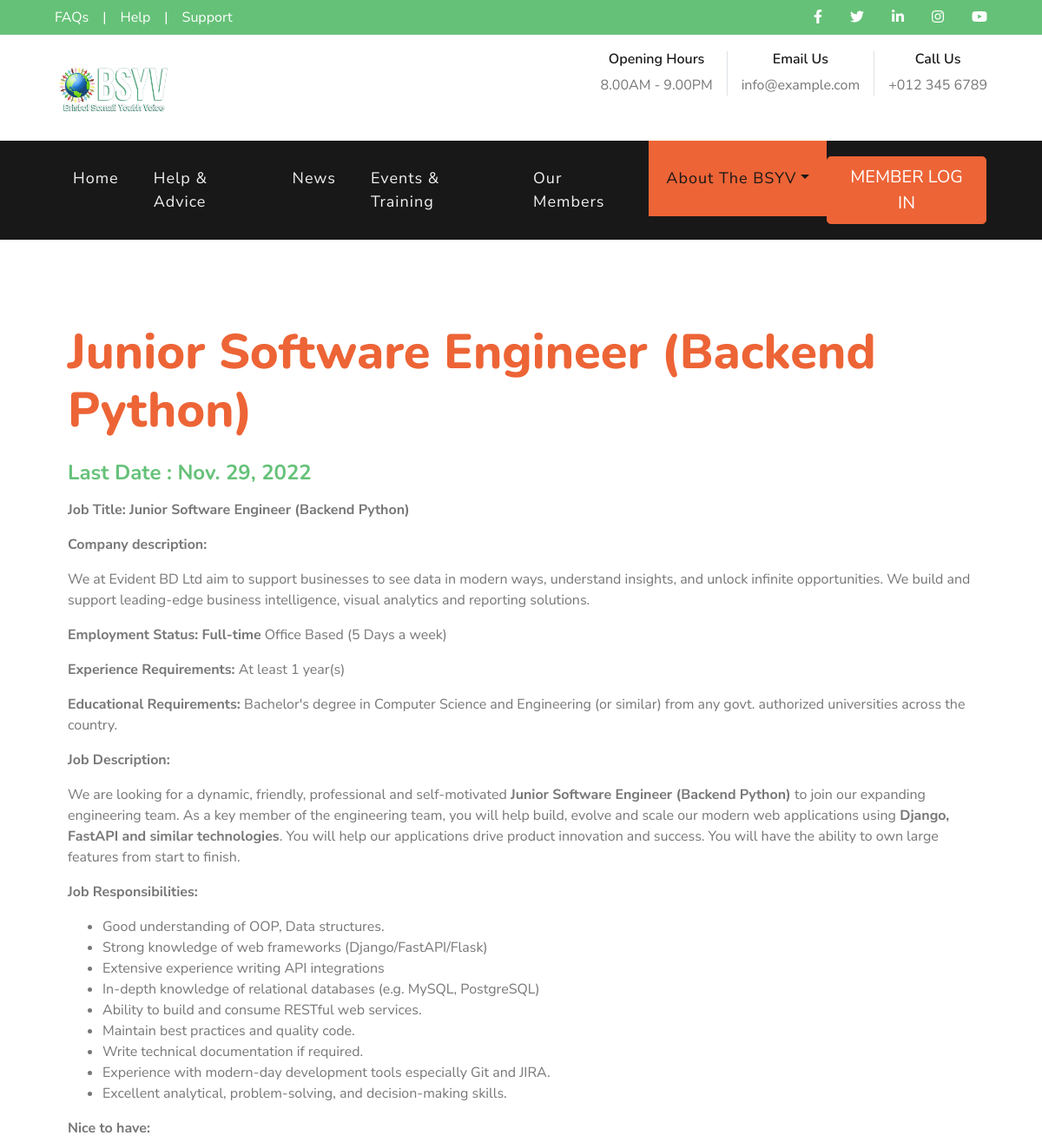
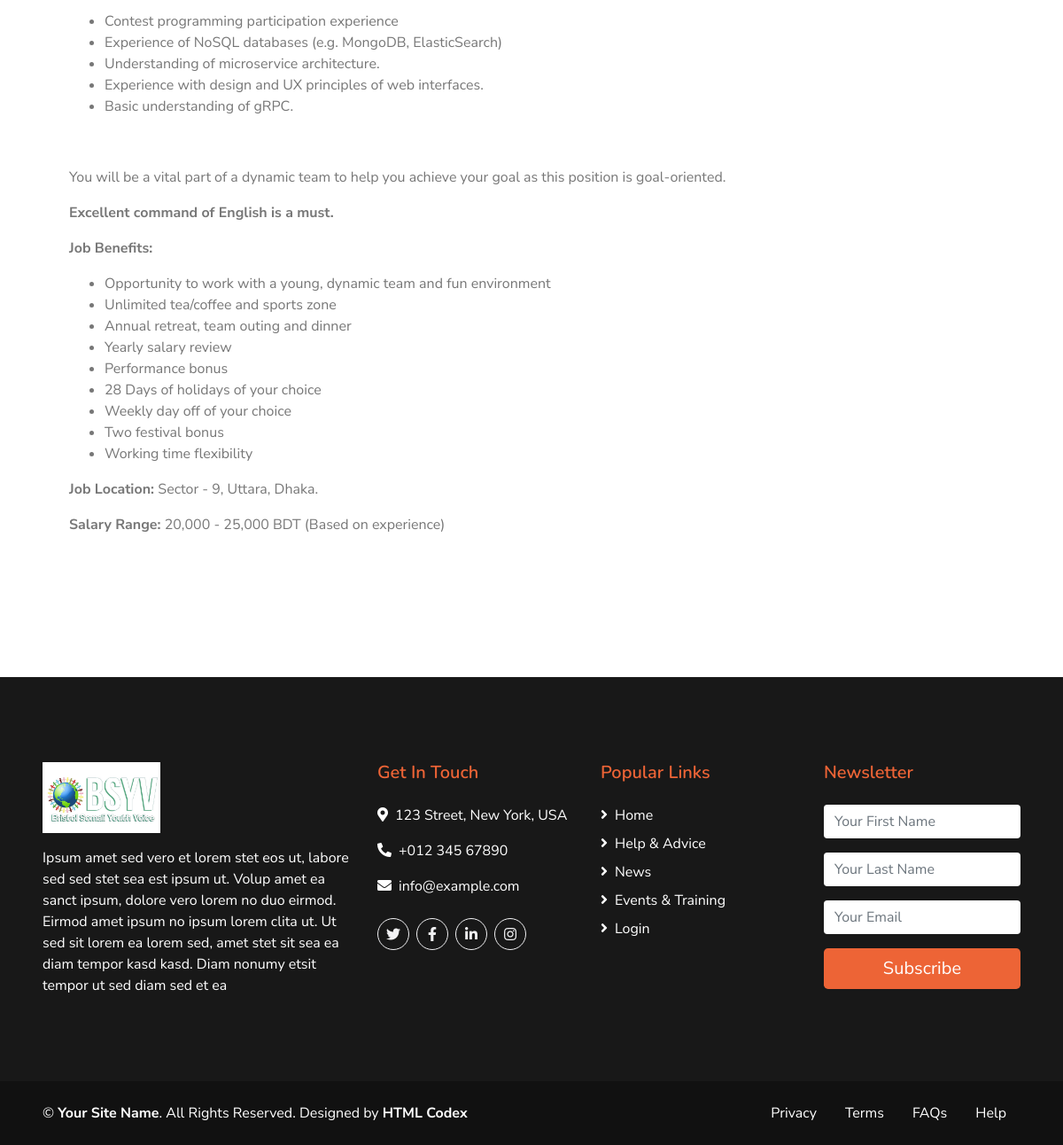
Screenshot of /job-vacancies/junior-software-engineer-backend-python-1 with the database file from the repository (2 pictures, top to bottom).
### community/models.py (models this page shows, shortened)
class Job_vacancies_table(models.Model):
    class Meta:
        verbose_name_plural = 'Job Vacancies Table'
    title = models.CharField(max_length=255)
    slug = models.SlugField(default="Auto-Generate", editable=False)
    Description = RichTextField(blank=True, null=True)
    Last_date = models.DateField(default=datetime.now(), blank=True)
    Time = models.DateTimeField(default=datetime.now(), blank=True)

### community/views.py (the view)
# urls.py: path('job-vacancies/<str:slug>', views.job_details, name="job_details"),
def job_details(request, slug):
    if Job_vacancies_table.objects.filter(slug=slug):
        get_jobs = Job_vacancies_table.objects.get(slug=slug)
        context = {'get_jobs':get_jobs}
        return render(request, 'job_details.html', context)
    else:
        return render(request, '404_page.html')

### templates/job_details.html (shortened to what this page needs)
{% extends 'base.html' %}
{% load static %}
{% block active_about_company %}active{% endblock %}
{% block body %}
    <div class="container py-5">
        <div class="row py-5">
            <div class="col-lg-12 pb-5 pb-lg-0 px-3 px-lg-5">
                <h1 class="display-4 mb-4"><span class="text-primary">{{ get_jobs.title }}</span></h1>
                <h4 class="text-secondary mb-3">Last Date : {{ get_jobs.Last_date }}</h4>
                {{ get_jobs.Description | safe }}
            </div>
        </div>
    </div>
{% endblock %}

### rows the page displays
Job_vacancies_table: title "Junior Software Engineer (Backend Python)", Last_date "Nov. 29, 2022", Description "Job Title: Junior Software Engineer (Backend Python) Company description: We at Evident BD Ltd aim to support businesses to see data in modern ways, understand insights, and unlock infinite opportunities. We build and support leading-edge business intelligence, visual analytics and reporting solutions. Employment Status: Full-time Office Based (5 Days a week) Experience Requirements: At least 1 year(s) Educational Requirements: Bachelor's degree in Computer Science and Engineering (or similar) from any govt. authorized universities across the country. Job Description: We are looking for a dynamic, friendly, professional and self-motivated Junior Software Engineer (Backend Python) to join…"
